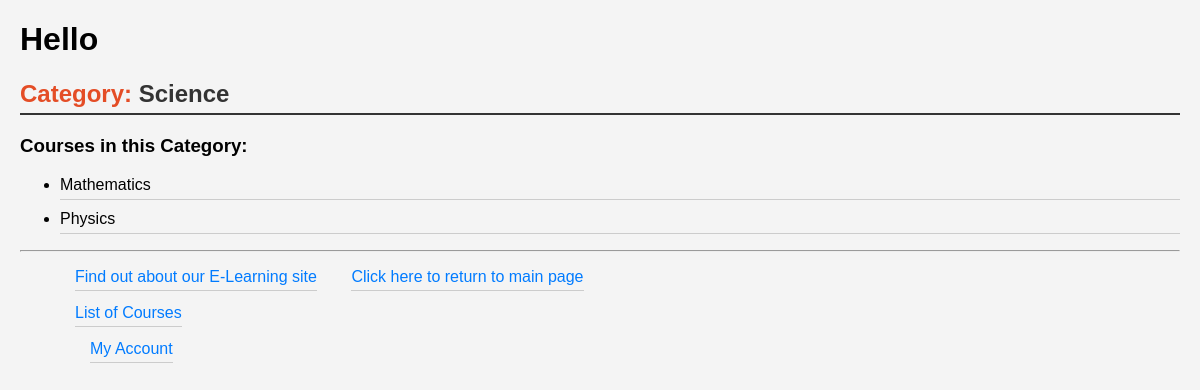
Page /detail/1/ on the committed database.
### myappF23/models.py (models this page shows, shortened)
class Category(models.Model):
    name = models.CharField(max_length=100)
    def __str__(self):
        return self.name

class Course(models.Model):
    title = models.CharField(max_length=200)
    description = models.TextField()
    instructor = models.ForeignKey('Instructor', on_delete=models.CASCADE,
                                   related_name='courses_instructed')
    category = models.ForeignKey(Category, on_delete=models.CASCADE)
    students = models.ManyToManyField(Student, blank=True)
    interested = models.PositiveIntegerField(default=0)
    start_date = models.DateField()
    end_date = models.DateField()
    price = models.DecimalField(max_digits=10, decimal_places=2)
    COURSE_LEVEL_CHOICES = [
        ('BE', 'Beginner'),
        ('IN', 'Intermediate'),
        ('AD', 'Advanced'),
    ]
    level = models.CharField(max_length=2, choices=COURSE_LEVEL_CHOICES)
    levels = models.PositiveIntegerField(
        default=1,  # You can set the default value as needed
    )

### myappF23/views.py (the view)
# urls.py: path('detail/<int:category_no>/', views.detail, name='detail'),
def detail(request, category_no):
    category = get_object_or_404(Category, id=category_no)
    courses = Course.objects.filter(category__name=category)
    return render(request, 'myappF23/detail.html', {'category': category, 'courses': courses})

### myappF23/templates/myappF23/detail.html
{% extends 'myappF23/base.html' %}
{% block body_block %}
     <h2><strong>Category:</strong> {{ category.name }}</h2>
    <h3>Courses in this Category:</h3>
    {% if courses %}
        <ul>
            {% for course in courses %}
                <li>{{ course.title }}</li>
            {% endfor %}
        </ul>
    {% else %}
        <p>No courses available for this category.</p>
    {% endif %}
{% endblock %}

### myappF23/static/myappF23/styles.css (style rules this page uses)
body { font-family: 'Arial', sans-serif; margin: 20px; background-color: #f4f4f4; }
h2 { color: #333; border-bottom: 2px solid #333; padding-bottom: 5px; }
li { margin-bottom: 10px; border-bottom: 1px solid #ccc; padding-bottom: 5px; }
strong { color: #e44d26; }

### rows in the picture
Category: name "Science"
Course: title "Mathematics"
Course: title "Physics"
